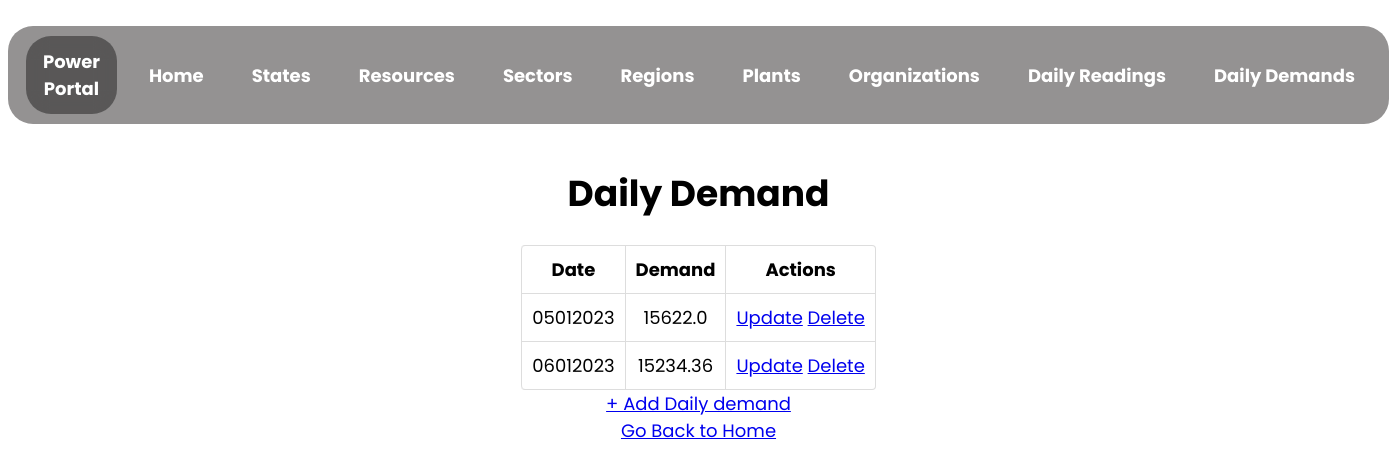
/daily_demand, run on an earlier commit of the app's database.
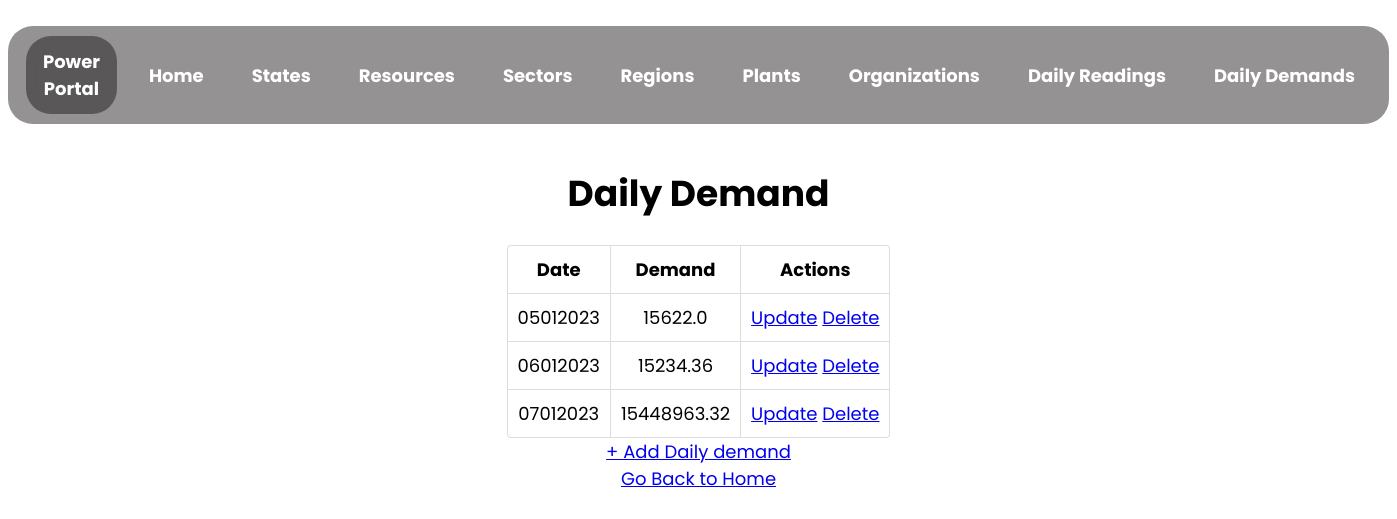
And on a later commit of the database.
### app.py (models this page shows)
class DailyDemand(db.Model):
    __tablename__ = "daily_demand"
    date = db.Column(db.String, primary_key = True, nullable = False, unique = True)
    demand = db.Column(db.Float, nullable = False)

### app.py (the view)
@app.route("/daily_demand", methods = ["GET", "POST"])
def view_dd():
    dd_list = DailyDemand.query.all()
    return render_template(
        "view_dd.html",
        daily_demand_list = dd_list
    )

### templates/view_dd.html (shortened to what this page needs)
<!DOCTYPE html>
<html lang="en">
  <head>
    <link rel="stylesheet" href="../static/assets/view.css">
  </head>
  <body>
    <nav>
      <ul class="menu-bar">
        <div class="logo">
          <a href="/">Power Portal </a>
        </div>
        <li><a href="/">Home</a></li>
        <li><a href="/state">States</a></li>
        <li><a href="/resource">Resources</a></li>
        <li><a href="/sector">Sectors</a></li>
        <li><a href="/region">Regions</a></li>
        <li><a href="/plant">Plants</a></li>
        <li><a href="/organization">Organizations</a></li>
        <li><a href="/daily_reading">Daily Readings</a></li>
        <li><a href="/daily_demand">Daily Demands</a></li>
      </ul>
    </nav>
    <h1 style="text-align: center">Daily Demand</h1>
    {% if daily_demand_list | length == 0 %}
        <p>No Daily Demands Found! Add the Demands now!</p>
        <a href="/daily_demand/create" type="button">+ Add Daily Demand</a>
    {% else %}
    <table id="daily_demand-detail">
      <thead>
        <th>Date</th>
        <th>Demand</th>
        <th>Actions</th>
      </thead>
      {% for daily_demand in daily_demand_list %}
      <tr>
        <td>{{daily_demand["date"]}}</td>
        <td>{{daily_demand["demand"]}}</td>
        <td>
            <a href="/daily_demand/{{daily_demand['date']}}/update" type="button">Update</a>
            <a href="/daily_demand/{{daily_demand['date']}}/delete" type="button">Delete</a>
        </td>
      </tr>
      {% endfor %}
    </table>
    <a href="/daily_demand/create" type="button">+ Add Daily demand</a>
    {% endif %}
    <br>
    <a href="/">Go Back to Home</a>
  </body>
</html>

What changed in the data, as far as the page shows it:
added DailyDemand: date "07012023", demand "15448963.32"
